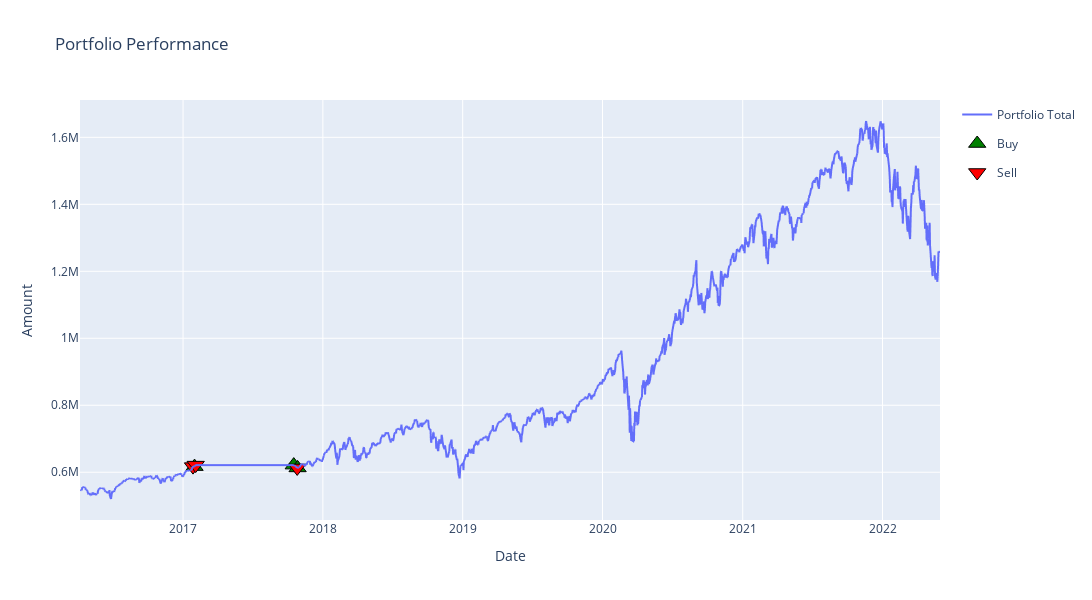

Write notebook code for a chart like this one.
### Code cell
plot_portfolio(svm_ptf_df, 'NASDAQ 100')

### Figure 1 — Plotly figure (JSON) as saved in the notebook; plotly's stock layout.template omitted (floating-point values rounded to 4 significant figures; data arrays with more than 128 entries replaced by an {"elided": "..."} marker saying what was removed)
{"data": [{"hovertemplate": "variable=Portfolio Total<br>Date=%{x}<br>value=%{y}<extra></extra>", "legendgroup": "Portfolio Total", "line": {"color": "#636efa", "dash": "solid"}, "marker": {"symbol": "circle"}, "mode": "lines", "name": "Portfolio Total", "showlegend": true, "type": "scattergl", "x": {"elided": "1549 str values"}, "xaxis": "x", "y": {"elided": "1549 float values"}, "yaxis": "y"}, {"hovertemplate": "variable=Buy<br>Date=%{x}<br>value=%{y}<extra></extra>", "legendgroup": "Buy", "marker": {"color": "green", "line": {"color": "black", "width": 1}, "size": 15, "symbol": "triangle-up"}, "mode": "markers", "name": "Buy", "orientation": "v", "showlegend": true, "type": "scatter", "x": ["2017-01-31T00:00:00", "2017-10-17T00:00:00", "2017-10-27T00:00:00"], "xaxis": "x", "y": [616800.0, 621300.0, 612800.0], "yaxis": "y"}, {"hovertemplate": "variable=Sell<br>Date=%{x}<br>value=%{y}<extra></extra>", "legendgroup": "Sell", "marker": {"color": "red", "line": {"color": "black", "width": 1}, "size": 15, "symbol": "triangle-down"}, "mode": "markers", "name": "Sell", "orientation": "v", "showlegend": true, "type": "scatter", "x": ["2017-01-27T00:00:00", "2017-02-03T00:00:00", "2017-10-26T00:00:00"], "xaxis": "x", "y": [616800.0, 621300.0, 612800.0], "yaxis": "y"}], "layout": {"height": 600, "title": {"text": "Portfolio Performance"}, "width": 1200, "xaxis": {"title": {"text": "Date"}}, "yaxis": {"title": {"text": "Amount"}}}}
